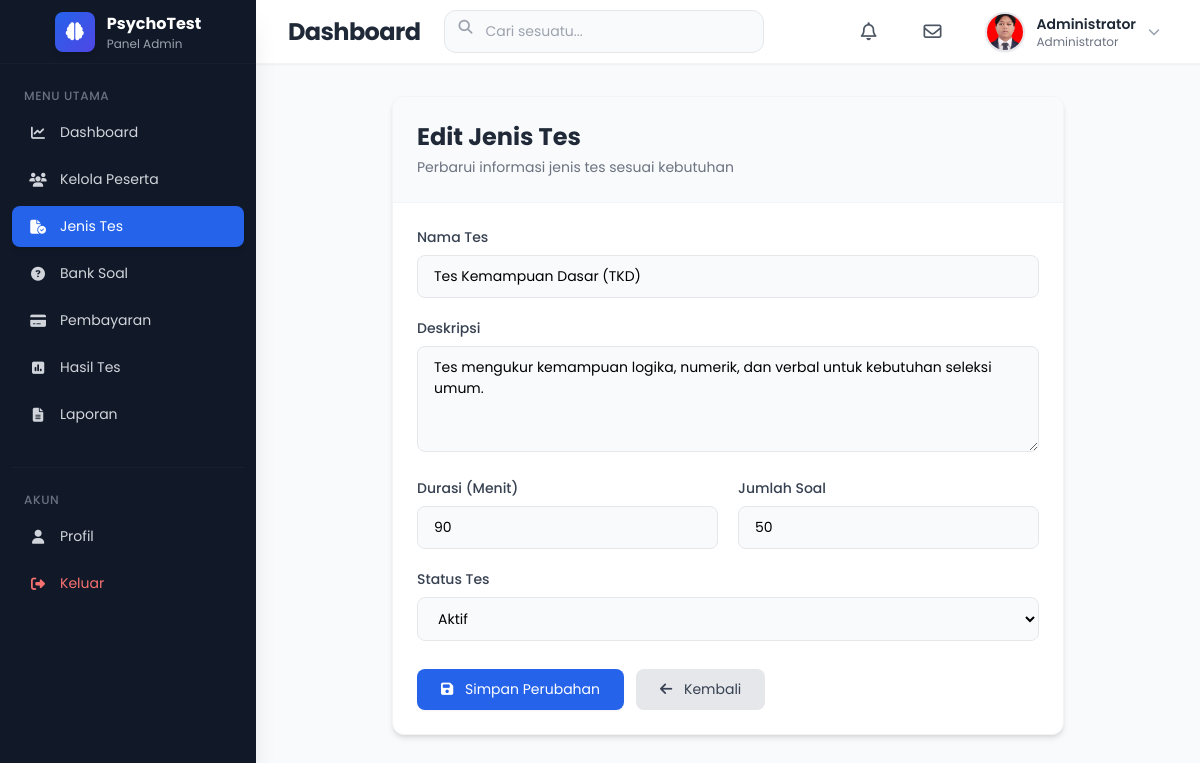
Screenshot of /admin/tests/test_edit.php?id=1 (signed in) with the database file from the repository.
### tables this page shows
CREATE TABLE `users` (
  `id` int NOT NULL,
  `fullname` varchar(100) NOT NULL,
  `email` varchar(100) NOT NULL,
  `password` varchar(255) NOT NULL,
  `role` enum('admin','peserta') DEFAULT 'peserta',
  `status` enum('active','inactive') DEFAULT 'active',
  `created_at` timestamp NULL DEFAULT CURRENT_TIMESTAMP,
  `profile_pic` varchar(255) DEFAULT 'default.png'
);

CREATE TABLE `tests` (
  `id` int NOT NULL,
  `title` varchar(255) NOT NULL,
  `description` text,
  `duration` int NOT NULL COMMENT 'Durasi dalam menit',
  `total_questions` int NOT NULL DEFAULT '0',
  `price` decimal(10,2) NOT NULL DEFAULT '0.00',
  `status` enum('active','inactive','draft') NOT NULL DEFAULT 'draft',
  `created_at` datetime DEFAULT CURRENT_TIMESTAMP
);

### admin/tests/test_edit.php (the view, shortened to what this page needs)
<?php
include "../../config/database.php";
$id = (int)$_GET['id'];
$data = mysqli_query($conn, "SELECT * FROM tests WHERE id='$id'");
$test = mysqli_fetch_assoc($data);
include "../../includes/admin_header.php";
include "../../includes/admin_sidebar.php";
include "../../includes/admin_navbar.php";
?>
<div class="ml-64 mt-16 p-8 min-h-screen bg-gray-50">
  <div class="max-w-2xl mx-auto bg-white rounded-xl shadow-md border border-gray-100 overflow-hidden card-animate">
    <div class="p-6 border-b border-gray-100 bg-gray-50">
      <h2 class="text-2xl font-bold text-gray-800">Edit Jenis Tes</h2>
      <p class="text-gray-500 mt-1">Perbarui informasi jenis tes sesuai kebutuhan</p>
    </div>
    <form method="POST" class="p-6 space-y-5">
      <div>
        <label class="block text-sm font-medium text-gray-700 mb-2">Nama Tes</label>
        <input type="text" name="title" required value="<?= htmlspecialchars($test['title']) ?>"
          class="w-full px-4 py-2.5 border border-gray-200 rounded-lg bg-gray-50 focus:bg-white focus:ring-2 focus:ring-blue-500/20 focus:border-blue-500 outline-none transition-all">
      </div>
      <div>
        <label class="block text-sm font-medium text-gray-700 mb-2">Deskripsi</label>
        <textarea name="description" rows="4" required
          class="w-full px-4 py-2.5 border border-gray-200 rounded-lg bg-gray-50 focus:bg-white focus:ring-2 focus:ring-blue-500/20 focus:border-blue-500 outline-none transition-all"><?= htmlspecialchars($test['description']) ?></textarea>
      </div>
      <div class="grid grid-cols-1 md:grid-cols-2 gap-5">
        <div>
          <label class="block text-sm font-medium text-gray-700 mb-2">Durasi (Menit)</label>
          <input type="number" name="duration" min="1" required value="<?= $test['duration'] ?>"
            class="w-full px-4 py-2.5 border border-gray-200 rounded-lg bg-gray-50 focus:bg-white focus:ring-2 focus:ring-blue-500/20 focus:border-blue-500 outline-none transition-all">
        </div>
        <div>
          <label class="block text-sm font-medium text-gray-700 mb-2">Jumlah Soal</label>
          <input type="number" name="total_questions" min="1" required value="<?= $test['total_questions'] ?>"
            class="w-full px-4 py-2.5 border border-gray-200 rounded-lg bg-gray-50 focus:bg-white focus:ring-2 focus:ring-blue-500/20 focus:border-blue-500 outline-none transition-all">
        </div>
      </div>
      <div>
        <label class="block text-sm font-medium text-gray-700 mb-2">Status Tes</label>
        <select name="status"
          class="w-full px-4 py-2.5 border border-gray-200 rounded-lg bg-gray-50 focus:bg-white focus:ring-2 focus:ring-blue-500/20 focus:border-blue-500 outline-none transition-all">
          <option value="active" <?= $test['status'] == 'active' ? 'selected' : '' ?>>Aktif</option>
        </select>
      </div>
      <div class="flex gap-3 pt-2">
        <button type="submit" name="update"
          class="bg-blue-600 hover:bg-blue-700 text-white px-6 py-2.5 rounded-lg shadow-sm hover:shadow transition-all duration-200">
          <i class="fa-solid fa-floppy-disk mr-2"></i> Simpan Perubahan
        </button>
        <a href="tests.php"
          class="bg-gray-200 hover:bg-gray-300 text-gray-700 px-6 py-2.5 rounded-lg transition-all duration-200">
          <i class="fa-solid fa-arrow-left mr-2"></i> Kembali
        </a>
      </div>
    </form>
  </div>
</div>
<?php include "../../includes/admin_footer.php"; ?>

### includes/admin_navbar.php (shortened to what this page needs)
<?php
$admin_id = (int)$_SESSION['id'];
$user_nav = mysqli_fetch_assoc(mysqli_query($conn, "SELECT fullname, profile_pic FROM users WHERE id = '$admin_id' LIMIT 1"));
$foto_nav = !empty($user_nav['profile_pic'])
  ? "/PsychoTest/admin/profile/profiles/" . $user_nav['profile_pic']
  : "../assets/images/default.png";
?>
<nav class="fixed top-0 left-64 right-0 h-16 bg-white shadow-sm border-b border-gray-100 z-40 transition-all duration-300">
  <div class="flex items-center justify-between h-full px-8">
    <div class="flex items-center gap-6">
      <h2 class="text-xl md:text-2xl font-bold text-gray-800 tracking-tight">
        Dashboard
      </h2>
      <div class="relative hidden md:block">
        <input
          type="text"
          placeholder="Cari sesuatu..."
          class="w-72 lg:w-80 pl-10 pr-4 py-2.5 rounded-xl border border-gray-200 bg-gray-50 focus:bg-white focus:ring-2 focus:ring-blue-500/20 focus:border-blue-500 outline-none transition-all duration-200">
        <i class="fa-solid fa-magnifying-glass absolute left-3.5 top-2.5 text-gray-400"></i>
      </div>
    </div>
    <div class="flex items-center gap-4 lg:gap-6">
      <a href="/PsychoTest/includes/notifikasi.php" class="relative w-10 h-10 rounded-xl hover:bg-gray-100 transition-all duration-200 flex items-center justify-center group">
        <i class="fa-regular fa-bell text-lg text-gray-600 group-hover:text-gray-800"></i>
      </a>
      <a href="/PsychoTest/includes/pesan.php" class="relative w-10 h-10 rounded-xl hover:bg-gray-100 transition-all duration-200 flex items-center justify-center group">
        <i class="fa-regular fa-envelope text-lg text-gray-600 group-hover:text-gray-800"></i>
      </a>
      <div class="relative group cursor-pointer">
        <div class="flex items-center gap-3 p-2 rounded-xl hover:bg-gray-50 transition-all duration-200">
          <img
            src="<?= htmlspecialchars($foto_nav) ?>"
            alt="Profil"
            class="w-10 h-10 rounded-full border-2 border-gray-200 object-cover shadow-sm"
            onerror="this.src='../assets/images/default.png'">
          <div class="hidden md:block text-left">
            <h4 class="font-semibold text-gray-800 text-sm">
              <?= htmlspecialchars($user_nav['fullname'] ?? "Administrator") ?>
            </h4>
            <p class="text-xs text-gray-500">
              Administrator
            </p>
          </div>
          <i class="fa-solid fa-chevron-down text-xs text-gray-400 group-hover:text-gray-600 transition-transform duration-200 group-hover:rotate-180"></i>
        </div>
      </div>
    </div>
  </div>
</nav>

### includes/admin_header.php (style rules this page uses)
* { font-family: 'Poppins', -apple-system, BlinkMacSystemFont, "Segoe UI", Roboto, Oxygen, Ubuntu, Cantarell, "Open Sans", "Helvetica Neue", sans-serif; }
body { background-color: #f8fafc; font-size: 14px; line-height: 1.6; }
.transition-all { transition: all 0.25s ease; }

### rows the page displays
users: profile_pic (picture), fullname "Administrator"
tests: title "Tes Kemampuan Dasar (TKD)", description "Tes mengukur kemampuan logika, numerik, dan verbal untuk kebutuhan seleksi umum.", duration "90", total_questions "50", status "Aktif"
